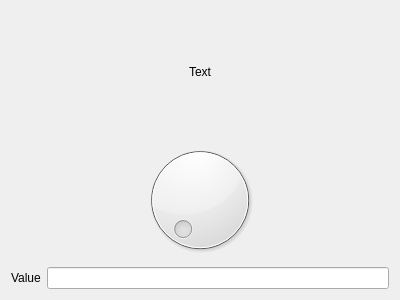
<?xml version="1.0" encoding="UTF-8"?>
<ui version="4.0">
 <class>knob</class>
 <widget class="QWidget" name="knob">
  <property name="geometry">
   <rect>
    <x>0</x>
    <y>0</y>
    <width>400</width>
    <height>300</height>
   </rect>
  </property>
  <property name="windowTitle">
   <string>Form</string>
  </property>
  <layout class="QHBoxLayout" name="horizontalLayout">
   <item>
    <layout class="QVBoxLayout" name="verticalLayout_3">
     <item>
      <widget class="QLabel" name="label">
       <property name="text">
        <string>Text</string>
       </property>
       <property name="alignment">
        <set>Qt::AlignCenter</set>
       </property>
      </widget>
     </item>
     <item>
      <widget class="QDial" name="dial"/>
     </item>
     <item>
      <layout class="QHBoxLayout" name="horizontalLayout_3">
       <item>
        <widget class="QLabel" name="label_2">
         <property name="text">
          <string>Value</string>
         </property>
        </widget>
       </item>
       <item>
        <widget class="QLineEdit" name="lineEdit"/>
       </item>
      </layout>
     </item>
    </layout>
   </item>
  </layout>
 </widget>
 <resources/>
 <connections/>
</ui>
